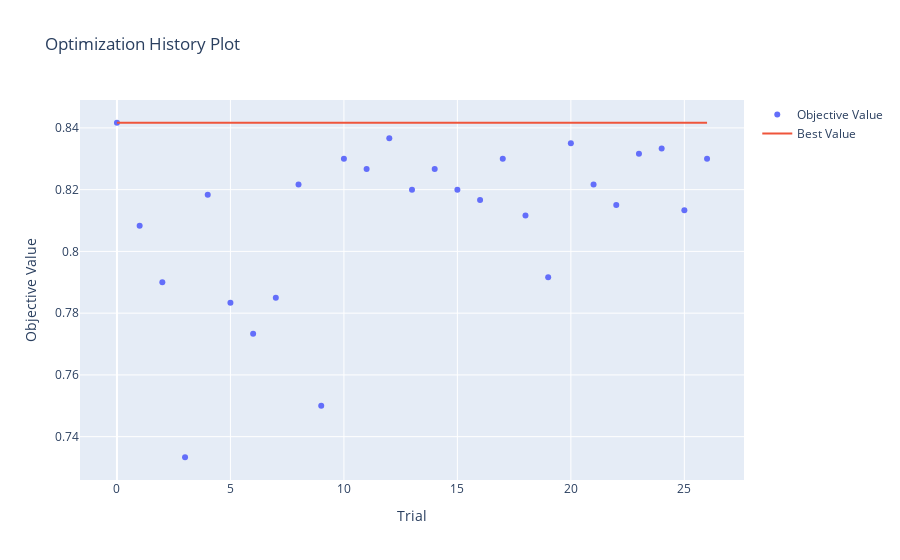

The code cell stored with this chart in its notebook:
### Code cell
optuna.visualization.plot_optimization_history(study)

### Figure 1 — Plotly figure (JSON) as saved in the notebook; plotly's stock layout.template omitted (floating-point values rounded to 4 significant figures)
{"data": [{"mode": "markers", "name": "Objective Value", "type": "scatter", "x": [0, 1, 2, 3, 4, 5, 6, 7, 8, 9, 10, 11, 12, 13, 14, 15, 16, 17, 18, 19, 20, 21, 22, 23, 24, 25, 26], "y": [0.8417, 0.8083, 0.79, 0.7333, 0.8183, 0.7833, 0.7733, 0.785, 0.8217, 0.75, 0.83, 0.8267, 0.8367, 0.82, 0.8267, 0.82, 0.8167, 0.83, 0.8117, 0.7917, 0.835, 0.8217, 0.815, 0.8317, 0.8333, 0.8133, 0.83]}, {"mode": "lines", "name": "Best Value", "type": "scatter", "x": [0, 1, 2, 3, 4, 5, 6, 7, 8, 9, 10, 11, 12, 13, 14, 15, 16, 17, 18, 19, 20, 21, 22, 23, 24, 25, 26], "y": [0.8417, 0.8417, 0.8417, 0.8417, 0.8417, 0.8417, 0.8417, 0.8417, 0.8417, 0.8417, 0.8417, 0.8417, 0.8417, 0.8417, 0.8417, 0.8417, 0.8417, 0.8417, 0.8417, 0.8417, 0.8417, 0.8417, 0.8417, 0.8417, 0.8417, 0.8417, 0.8417]}, {"marker": {"color": "#cccccc"}, "mode": "markers", "name": "Infeasible Trial", "showlegend": false, "type": "scatter", "x": [], "y": []}], "layout": {"title": {"text": "Optimization History Plot"}, "xaxis": {"title": {"text": "Trial"}}, "yaxis": {"title": {"text": "Objective Value"}}}}
